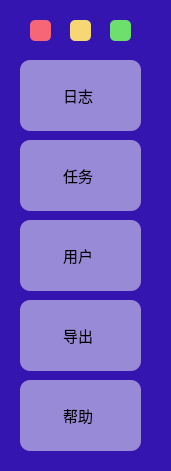
   <widget class="QGroupBox" name="groupBox_3">
    <property name="geometry">
     <rect>
      <x>0</x>
      <y>0</y>
      <width>171</width>
      <height>471</height>
     </rect>
    </property>
    <property name="styleSheet">
     <string notr="true">QGroupBox {
            border-color: #3415B0;
			/*border-color: #3399FF;*/
            
			border-width: 1px;
            border-style: solid;
            margin-top: 0.5ex;
			margin-right: 0px;
			border-right: 0px;
			border-top-left-radius: 10px;
			/*border-bottom-left-radius: 10px;*/
			background-color: #3415B0;
			/*background-color: #3399FF;*/

        }
        QGroupBox::title {
            subcontrol-origin: margin;
            subcontrol-position: top left;
            left: 10px;
            margin-left: 2px;
            padding: 0  0px;
        }</string>
    </property>
    <property name="title">
     <string/>
    </property>
    <widget class="QPushButton" name="pushButton_6">
     <property name="geometry">
      <rect>
       <x>20</x>
       <y>380</y>
       <width>121</width>
       <height>71</height>
      </rect>
     </property>
     <property name="font">
      <font>
       <family>华文楷体</family>
       <pointsize>11</pointsize>
      </font>
     </property>
     <property name="styleSheet">
      <string notr="true">QPushButton{
        border:none;
        color:black;
        font-size:11;
		border-radius:10px;
        padding-left:5px;
        padding-right:10px;
        text-align:middle;
		background:LightGray;
		background-color: rgba(255, 255, 255, 0.5);
    }
    QPushButton:hover{
        color:white;
        border:1px solid #F3F3F5;
        border-radius:10px;
        background: rgba(87,250,255, 0.5)
    }</string>
     </property>
     <property name="text">
      <string>帮助</string>
     </property>
     <property name="iconSize">
      <size>
       <width>48</width>
       <height>48</height>
      </size>
     </property>
    </widget>
    <widget class="QPushButton" name="pushButton_3">
     <property name="geometry">
      <rect>
       <x>20</x>
       <y>220</y>
       <width>121</width>
       <height>71</height>
      </rect>
     </property>
     <property name="font">
      <font>
       <family>华文楷体</family>
       <pointsize>11</pointsize>
      </font>
     </property>
     <property name="styleSheet">
      <string notr="true">QPushButton{
        border:none;
        color:black;
        font-size:11;
		border-radius:10px;
        padding-left:5px;
        padding-right:10px;
        text-align:middle;
		background:LightGray;
		background-color: rgba(255, 255, 255, 0.5);
    }
    QPushButton:hover{
        color:white;
        border:1px solid #F3F3F5;
        border-radius:10px;
        background: rgba(87,250,255, 0.5)
    }</string>
     </property>
     <property name="text">
      <string>用户</string>
     </property>
     <property name="iconSize">
      <size>
       <width>48</width>
       <height>48</height>
      </size>
     </property>
    </widget>
    <widget class="QPushButton" name="pushButton_4">
     <property name="geometry">
      <rect>
       <x>20</x>
       <y>300</y>
       <width>121</width>
       <height>71</height>
      </rect>
     </property>
     <property name="font">
      <font>
       <family>华文楷体</family>
       <pointsize>11</pointsize>
      </font>
     </property>
     <property name="styleSheet">
      <string notr="true">QPushButton{
        border:none;
        color:black;
        font-size:11;
		border-radius:10px;
        padding-left:5px;
        padding-right:10px;
        text-align:middle;
		background:LightGray;
		background-color: rgba(255, 255, 255, 0.5);
    }
    QPushButton:hover{
        color:white;
        border:1px solid #F3F3F5;
        border-radius:10px;
        background: rgba(87,250,255, 0.5)
    }</string>
     </property>
     <property name="text">
      <string>导出</string>
     </property>
     <property name="iconSize">
      <size>
       <width>48</width>
       <height>48</height>
      </size>
     </property>
    </widget>
    <widget class="QPushButton" name="pushButton_5">
     <property name="geometry">
      <rect>
       <x>20</x>
       <y>60</y>
       <width>121</width>
       <height>71</height>
      </rect>
     </property>
     <property name="font">
      <font>
       <family>华文楷体</family>
       <pointsize>11</pointsize>
      </font>
     </property>
     <property name="styleSheet">
      <string notr="true">QPushButton{
        border:none;
        color:black;
        font-size:11;
		border-radius:10px;
        padding-left:5px;
        padding-right:10px;
        text-align:middle;
		background-color: rgba(255, 255, 255, 0.5);
    }
    QPushButton:hover{
        color:white;
        border:1px solid #F3F3F5;
        border-radius:10px;
		background: rgba(87,250,255, 0.5);
    }</string>
     </property>
     <property name="text">
      <string>日志</string>
     </property>
     <property name="iconSize">
      <size>
       <width>48</width>
       <height>48</height>
      </size>
     </property>
    </widget>
    <widget class="QPushButton" name="pushButton_2">
     <property name="geometry">
      <rect>
       <x>20</x>
       <y>140</y>
       <width>121</width>
       <height>71</height>
      </rect>
     </property>
     <property name="font">
      <font>
       <family>华文楷体</family>
       <pointsize>11</pointsize>
      </font>
     </property>
     <property name="styleSheet">
      <string notr="true">QPushButton{
        border:none;
        color:black;
        font-size:11;
		border-radius:10px;
        padding-left:5px;
        padding-right:10px;
        text-align:middle;
		background:LightGray;
		background-color: rgba(255, 255, 255, 0.5);
    }
    QPushButton:hover{
        color:white;
        border:1px solid #F3F3F5;
        border-radius:10px;
        background: rgba(87,250,255, 0.5)
    }</string>
     </property>
     <property name="text">
      <string>任务</string>
     </property>
     <property name="iconSize">
      <size>
       <width>48</width>
       <height>48</height>
      </size>
     </property>
    </widget>
    <widget class="QPushButton" name="pushButton_20">
     <property name="geometry">
      <rect>
       <x>110</x>
       <y>20</y>
       <width>21</width>
       <height>21</height>
      </rect>
     </property>
     <property name="styleSheet">
      <string notr="true">QPushButton{background:#6DDF6D;border-radius:5px;}QPushButton:hover{background:green;}</string>
     </property>
     <property name="text">
      <string/>
     </property>
    </widget>
    <widget class="QPushButton" name="pushButton_19">
     <property name="geometry">
      <rect>
       <x>70</x>
       <y>20</y>
       <width>21</width>
       <height>21</height>
      </rect>
     </property>
     <property name="styleSheet">
      <string notr="true">QPushButton{background:#F7D674;border-radius:5px;}QPushButton:hover{background:yellow;}</string>
     </property>
     <property name="text">
      <string/>
     </property>
    </widget>
    <widget class="QPushButton" name="pushButton_18">
     <property name="geometry">
      <rect>
       <x>30</x>
       <y>20</y>
       <width>21</width>
       <height>21</height>
      </rect>
     </property>
     <property name="styleSheet">
      <string notr="true">QPushButton{background:#F76677;border-radius:5px;}QPushButton:hover{background:DarkRed;}</string>
     </property>
     <property name="text">
      <string/>
     </property>
    </widget>
   </widget>
